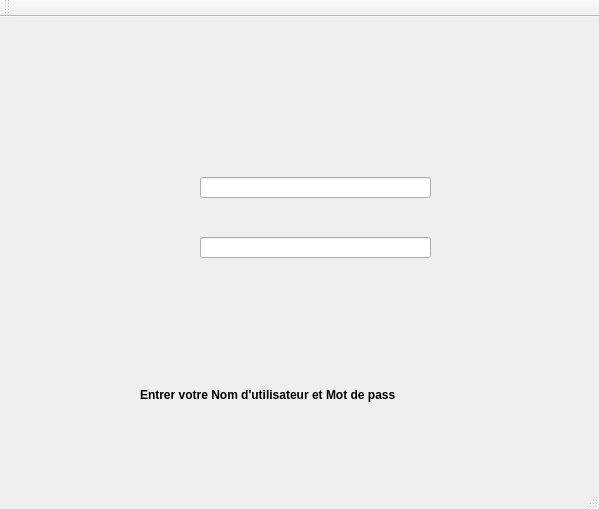
<?xml version="1.0" encoding="UTF-8"?>
<ui version="4.0">
 <class>Authentification</class>
 <widget class="QMainWindow" name="Authentification">
  <property name="geometry">
   <rect>
    <x>0</x>
    <y>0</y>
    <width>599</width>
    <height>509</height>
   </rect>
  </property>
  <property name="maximumSize">
   <size>
    <width>678</width>
    <height>509</height>
   </size>
  </property>
  <property name="windowTitle">
   <string>Authentification</string>
  </property>
  <property name="styleSheet">
   <string notr="true"/>
  </property>
  <widget class="QWidget" name="centralWidget">
   <widget class="QLineEdit" name="utiLE">
    <property name="geometry">
     <rect>
      <x>200</x>
      <y>160</y>
      <width>231</width>
      <height>21</height>
     </rect>
    </property>
   </widget>
   <widget class="QLineEdit" name="passLE">
    <property name="geometry">
     <rect>
      <x>200</x>
      <y>220</y>
      <width>231</width>
      <height>21</height>
     </rect>
    </property>
    <property name="echoMode">
     <enum>QLineEdit::Password</enum>
    </property>
   </widget>
   <widget class="QLabel" name="label">
    <property name="geometry">
     <rect>
      <x>0</x>
      <y>0</y>
      <width>601</width>
      <height>471</height>
     </rect>
    </property>
    <property name="text">
     <string/>
    </property>
    <property name="pixmap">
     <pixmap resource="Images.qrc">:/Arriere/images/interface_login.png</pixmap>
    </property>
   </widget>
   <widget class="QPushButton" name="cnxPB">
    <property name="geometry">
     <rect>
      <x>150</x>
      <y>270</y>
      <width>301</width>
      <height>71</height>
     </rect>
    </property>
    <property name="text">
     <string/>
    </property>
    <property name="icon">
     <iconset resource="Images.qrc">
      <normaloff>:/icon/Icon/ico_conn.png</normaloff>:/icon/Icon/ico_conn.png</iconset>
    </property>
    <property name="iconSize">
     <size>
      <width>400</width>
      <height>400</height>
     </size>
    </property>
    <property name="flat">
     <bool>true</bool>
    </property>
   </widget>
   <widget class="QLabel" name="stat">
    <property name="geometry">
     <rect>
      <x>140</x>
      <y>370</y>
      <width>301</width>
      <height>16</height>
     </rect>
    </property>
    <property name="font">
     <font>
      <pointsize>9</pointsize>
      <weight>75</weight>
      <bold>true</bold>
     </font>
    </property>
    <property name="text">
     <string>Entrer votre Nom d'utilisateur et Mot de pass</string>
    </property>
   </widget>
   <zorder>label</zorder>
   <zorder>passLE</zorder>
   <zorder>utiLE</zorder>
   <zorder>cnxPB</zorder>
   <zorder>stat</zorder>
  </widget>
  <widget class="QMenuBar" name="menuBar">
   <property name="geometry">
    <rect>
     <x>0</x>
     <y>0</y>
     <width>599</width>
     <height>21</height>
    </rect>
   </property>
  </widget>
  <widget class="QToolBar" name="mainToolBar">
   <attribute name="toolBarArea">
    <enum>TopToolBarArea</enum>
   </attribute>
   <attribute name="toolBarBreak">
    <bool>false</bool>
   </attribute>
  </widget>
  <widget class="QStatusBar" name="statusBar"/>
 </widget>
 <layoutdefault spacing="6" margin="11"/>
 <resources>
  <include location="Images.qrc"/>
 </resources>
 <connections/>
</ui>
